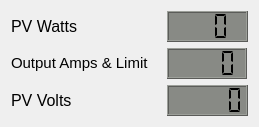
   <widget class="QWidget" name="layoutWidget">
    <property name="geometry">
     <rect>
      <x>12</x>
      <y>220</y>
      <width>239</width>
      <height>107</height>
     </rect>
    </property>
    <layout class="QGridLayout" name="gridLayout_6">
     <item row="0" column="0">
      <widget class="QLabel" name="PV_Watts_label">
       <property name="minimumSize">
        <size>
         <width>150</width>
         <height>0</height>
        </size>
       </property>
       <property name="font">
        <font>
         <pointsize>12</pointsize>
        </font>
       </property>
       <property name="text">
        <string>PV Watts</string>
       </property>
      </widget>
     </item>
     <item row="1" column="0">
      <widget class="QLabel" name="Output_Amps_label">
       <property name="minimumSize">
        <size>
         <width>150</width>
         <height>0</height>
        </size>
       </property>
       <property name="font">
        <font>
         <pointsize>10</pointsize>
        </font>
       </property>
       <property name="text">
        <string>&lt;html&gt;&lt;head/&gt;&lt;body&gt;&lt;p&gt;&lt;span style=&quot; font-size:11pt;&quot;&gt;Output Amps &amp;amp; Limit&lt;/span&gt;&lt;/p&gt;&lt;/body&gt;&lt;/html&gt;</string>
       </property>
      </widget>
     </item>
     <item row="1" column="1">
      <widget class="QLCDNumber" name="Output_Amps_LCD">
       <property name="minimumSize">
        <size>
         <width>60</width>
         <height>31</height>
        </size>
       </property>
       <property name="maximumSize">
        <size>
         <width>80</width>
         <height>16777215</height>
        </size>
       </property>
       <property name="font">
        <font>
         <pointsize>10</pointsize>
         <weight>50</weight>
         <bold>false</bold>
        </font>
       </property>
       <property name="styleSheet">
        <string notr="true">QLCDNumber{
background-color: rgb(136, 138, 133);
}</string>
       </property>
       <property name="digitCount">
        <number>4</number>
       </property>
       <property name="segmentStyle">
        <enum>QLCDNumber::Flat</enum>
       </property>
       <property name="value" stdset="0">
        <double>0.000000000000000</double>
       </property>
      </widget>
     </item>
     <item row="2" column="0">
      <widget class="QLabel" name="PV_Volts_label">
       <property name="minimumSize">
        <size>
         <width>150</width>
         <height>0</height>
        </size>
       </property>
       <property name="font">
        <font>
         <pointsize>12</pointsize>
        </font>
       </property>
       <property name="text">
        <string>PV Volts</string>
       </property>
      </widget>
     </item>
     <item row="2" column="1">
      <widget class="QLCDNumber" name="PV_Volts_LCD">
       <property name="minimumSize">
        <size>
         <width>81</width>
         <height>31</height>
        </size>
       </property>
       <property name="maximumSize">
        <size>
         <width>81</width>
         <height>16777215</height>
        </size>
       </property>
       <property name="font">
        <font>
         <pointsize>10</pointsize>
         <weight>50</weight>
         <bold>false</bold>
        </font>
       </property>
       <property name="styleSheet">
        <string notr="true">QLCDNumber{
background-color: rgb(136, 138, 133);
}</string>
       </property>
       <property name="digitCount">
        <number>5</number>
       </property>
       <property name="segmentStyle">
        <enum>QLCDNumber::Flat</enum>
       </property>
       <property name="value" stdset="0">
        <double>0.000000000000000</double>
       </property>
      </widget>
     </item>
     <item row="0" column="1">
      <widget class="QLCDNumber" name="PV_Watts_LCD">
       <property name="minimumSize">
        <size>
         <width>81</width>
         <height>31</height>
        </size>
       </property>
       <property name="maximumSize">
        <size>
         <width>81</width>
         <height>16777215</height>
        </size>
       </property>
       <property name="font">
        <font>
         <pointsize>10</pointsize>
         <weight>50</weight>
         <bold>false</bold>
        </font>
       </property>
       <property name="styleSheet">
        <string notr="true">QLCDNumber{
background-color: rgb(136, 138, 133);
}</string>
       </property>
       <property name="digitCount">
        <number>3</number>
       </property>
       <property name="segmentStyle">
        <enum>QLCDNumber::Flat</enum>
       </property>
       <property name="value" stdset="0">
        <double>0.000000000000000</double>
       </property>
      </widget>
     </item>
    </layout>
   </widget>
